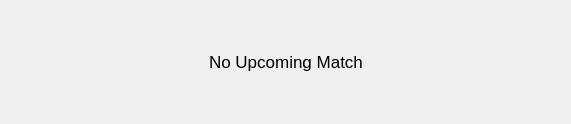
<?xml version="1.0" encoding="UTF-8"?>
<ui version="4.0">
 <class>NoUpcomingMatchClass</class>
 <widget class="QWidget" name="NoUpcomingMatchClass">
  <property name="geometry">
   <rect>
    <x>0</x>
    <y>0</y>
    <width>571</width>
    <height>124</height>
   </rect>
  </property>
  <property name="windowTitle">
   <string>NoUpcomingMatch</string>
  </property>
  <layout class="QGridLayout" name="gridLayout_2">
   <item row="0" column="0">
    <layout class="QGridLayout" name="gridLayout">
     <item row="1" column="3">
      <spacer name="horizontalSpacer">
       <property name="orientation">
        <enum>Qt::Orientation::Horizontal</enum>
       </property>
       <property name="sizeHint" stdset="0">
        <size>
         <width>40</width>
         <height>20</height>
        </size>
       </property>
      </spacer>
     </item>
     <item row="0" column="2">
      <spacer name="verticalSpacer">
       <property name="orientation">
        <enum>Qt::Orientation::Vertical</enum>
       </property>
       <property name="sizeHint" stdset="0">
        <size>
         <width>20</width>
         <height>40</height>
        </size>
       </property>
      </spacer>
     </item>
     <item row="2" column="2">
      <spacer name="verticalSpacer_2">
       <property name="orientation">
        <enum>Qt::Orientation::Vertical</enum>
       </property>
       <property name="sizeHint" stdset="0">
        <size>
         <width>20</width>
         <height>40</height>
        </size>
       </property>
      </spacer>
     </item>
     <item row="1" column="0">
      <spacer name="horizontalSpacer_2">
       <property name="orientation">
        <enum>Qt::Orientation::Horizontal</enum>
       </property>
       <property name="sizeHint" stdset="0">
        <size>
         <width>40</width>
         <height>20</height>
        </size>
       </property>
      </spacer>
     </item>
     <item row="1" column="1" colspan="2">
      <widget class="QLabel" name="label">
       <property name="font">
        <font>
         <family>Segoe UI</family>
         <pointsize>13</pointsize>
        </font>
       </property>
       <property name="text">
        <string>No Upcoming Match</string>
       </property>
      </widget>
     </item>
    </layout>
   </item>
  </layout>
 </widget>
 <layoutdefault spacing="6" margin="11"/>
 <resources/>
 <connections/>
</ui>
